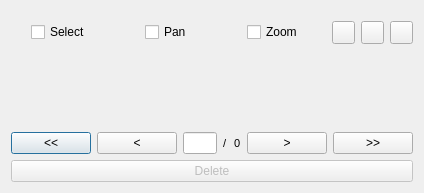
<?xml version="1.0" encoding="UTF-8"?>
<ui version="4.0">
 <class>Dialog</class>
 <widget class="QDialog" name="Dialog">
  <property name="geometry">
   <rect>
    <x>0</x>
    <y>0</y>
    <width>424</width>
    <height>193</height>
   </rect>
  </property>
  <property name="sizePolicy">
   <sizepolicy hsizetype="Expanding" vsizetype="Expanding">
    <horstretch>0</horstretch>
    <verstretch>0</verstretch>
   </sizepolicy>
  </property>
  <property name="maximumSize">
   <size>
    <width>16777215</width>
    <height>16777215</height>
   </size>
  </property>
  <property name="windowTitle">
   <string>Dialog</string>
  </property>
  <property name="sizeGripEnabled">
   <bool>false</bool>
  </property>
  <layout class="QVBoxLayout" name="verticalLayout_2">
   <item>
    <layout class="QVBoxLayout" name="verticalLayout">
     <property name="sizeConstraint">
      <enum>QLayout::SetDefaultConstraint</enum>
     </property>
     <item>
      <layout class="QHBoxLayout" name="horizontalLayout">
       <property name="spacing">
        <number>6</number>
       </property>
       <property name="topMargin">
        <number>10</number>
       </property>
       <item alignment="Qt::AlignHCenter">
        <widget class="QCheckBox" name="selectCB">
         <property name="enabled">
          <bool>true</bool>
         </property>
         <property name="layoutDirection">
          <enum>Qt::LeftToRight</enum>
         </property>
         <property name="text">
          <string>Select</string>
         </property>
         <property name="checked">
          <bool>false</bool>
         </property>
        </widget>
       </item>
       <item alignment="Qt::AlignHCenter">
        <widget class="QCheckBox" name="panCB">
         <property name="text">
          <string>Pan</string>
         </property>
        </widget>
       </item>
       <item alignment="Qt::AlignHCenter">
        <widget class="QCheckBox" name="zoomCB">
         <property name="text">
          <string>Zoom</string>
         </property>
        </widget>
       </item>
       <item>
        <layout class="QHBoxLayout" name="horizontalLayout_4">
         <item>
          <widget class="QToolButton" name="orderByBT">
           <property name="maximumSize">
            <size>
             <width>23</width>
             <height>40</height>
            </size>
           </property>
           <property name="mouseTracking">
            <bool>true</bool>
           </property>
           <property name="focusPolicy">
            <enum>Qt::NoFocus</enum>
           </property>
           <property name="toolTip">
            <string>Sort NavTable Features</string>
           </property>
           <property name="text">
            <string/>
           </property>
          </widget>
         </item>
         <item>
          <widget class="QToolButton" name="removeFilterBT">
           <property name="maximumSize">
            <size>
             <width>23</width>
             <height>40</height>
            </size>
           </property>
           <property name="mouseTracking">
            <bool>true</bool>
           </property>
           <property name="focusPolicy">
            <enum>Qt::NoFocus</enum>
           </property>
           <property name="toolTip">
            <string>Remove Filter</string>
           </property>
           <property name="text">
            <string/>
           </property>
          </widget>
         </item>
         <item>
          <widget class="QToolButton" name="exprFilterBT">
           <property name="maximumSize">
            <size>
             <width>23</width>
             <height>40</height>
            </size>
           </property>
           <property name="mouseTracking">
            <bool>true</bool>
           </property>
           <property name="focusPolicy">
            <enum>Qt::NoFocus</enum>
           </property>
           <property name="toolTip">
            <string>Filter NavTable Features by Expression</string>
           </property>
           <property name="text">
            <string/>
           </property>
          </widget>
         </item>
        </layout>
       </item>
      </layout>
     </item>
     <item>
      <widget class="QScrollArea" name="scrollArea">
       <property name="sizePolicy">
        <sizepolicy hsizetype="MinimumExpanding" vsizetype="MinimumExpanding">
         <horstretch>0</horstretch>
         <verstretch>0</verstretch>
        </sizepolicy>
       </property>
       <property name="frameShape">
        <enum>QFrame::NoFrame</enum>
       </property>
       <property name="widgetResizable">
        <bool>true</bool>
       </property>
       <widget class="QWidget" name="widget_form">
        <property name="geometry">
         <rect>
          <x>0</x>
          <y>0</y>
          <width>404</width>
          <height>70</height>
         </rect>
        </property>
       </widget>
      </widget>
     </item>
     <item>
      <layout class="QHBoxLayout" name="horizontalLayout_2">
       <item>
        <widget class="QPushButton" name="firstBT">
         <property name="enabled">
          <bool>true</bool>
         </property>
         <property name="text">
          <string>&lt;&lt;</string>
         </property>
        </widget>
       </item>
       <item>
        <widget class="QPushButton" name="previousBT">
         <property name="text">
          <string>&lt;</string>
         </property>
        </widget>
       </item>
       <item>
        <layout class="QGridLayout" name="gridLayout">
         <item row="0" column="2">
          <widget class="QLabel" name="nFeatLB">
           <property name="font">
            <font>
             <pointsize>8</pointsize>
            </font>
           </property>
           <property name="text">
            <string>0</string>
           </property>
          </widget>
         </item>
         <item row="0" column="1">
          <widget class="QLabel" name="label">
           <property name="font">
            <font>
             <pointsize>8</pointsize>
            </font>
           </property>
           <property name="text">
            <string>/</string>
           </property>
          </widget>
         </item>
         <item row="0" column="0">
          <widget class="QLineEdit" name="currentFeatLB"/>
         </item>
        </layout>
       </item>
       <item>
        <widget class="QPushButton" name="nextBT">
         <property name="enabled">
          <bool>true</bool>
         </property>
         <property name="text">
          <string>&gt;</string>
         </property>
         <property name="checkable">
          <bool>false</bool>
         </property>
        </widget>
       </item>
       <item>
        <widget class="QPushButton" name="lastBT">
         <property name="text">
          <string>&gt;&gt;</string>
         </property>
        </widget>
       </item>
      </layout>
     </item>
     <item>
      <layout class="QHBoxLayout" name="horizontalLayout_3">
       <item>
        <widget class="QPushButton" name="deleteBT">
         <property name="enabled">
          <bool>false</bool>
         </property>
         <property name="text">
          <string>Delete</string>
         </property>
        </widget>
       </item>
      </layout>
     </item>
    </layout>
   </item>
  </layout>
 </widget>
 <resources/>
 <connections/>
</ui>
